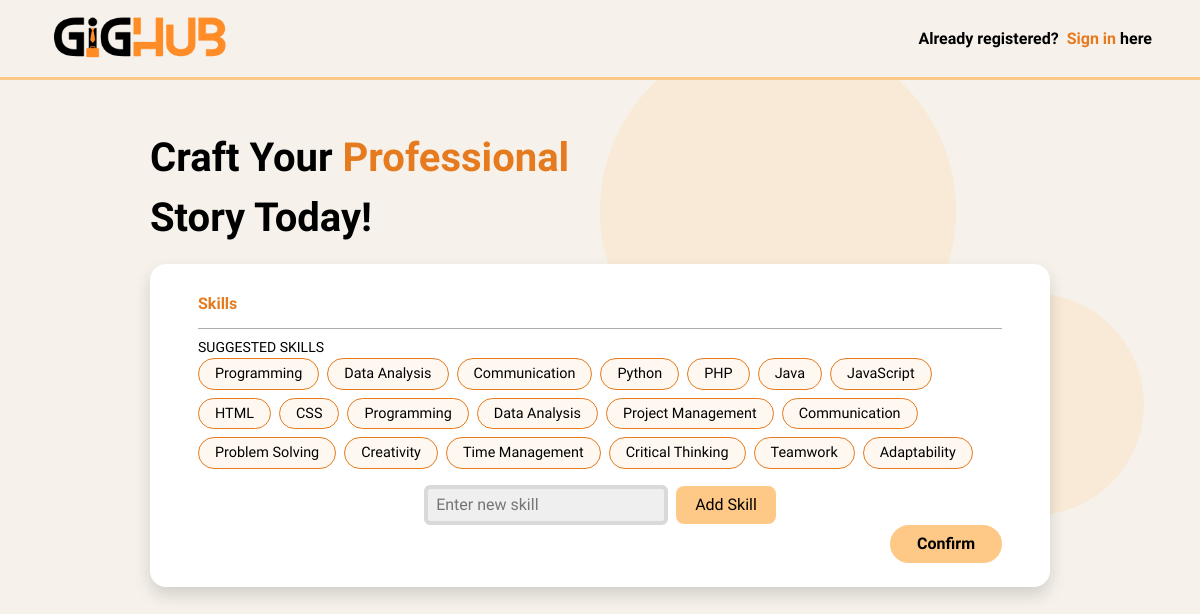
/register_skills/ (signed in), run on an earlier commit of the app's database.
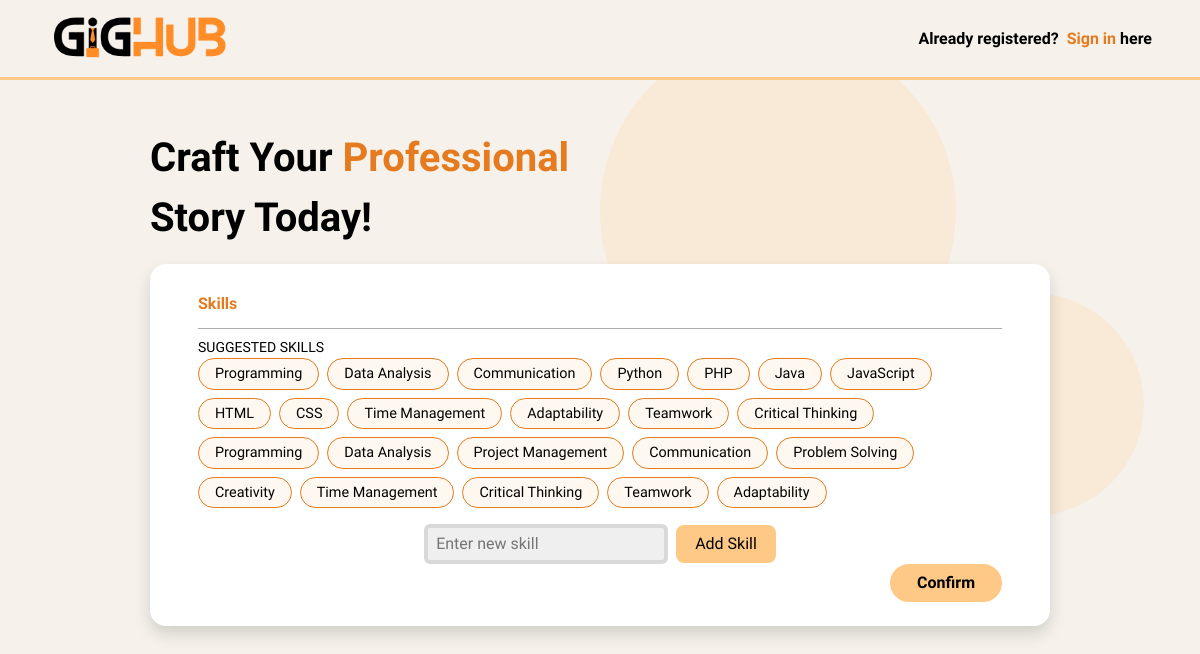
And on a later commit of the database.
### GigHub/models.py (models this page shows)
class Skills(models.Model):
    name = models.CharField(max_length=255)
    def __str__(self) -> str:
        return f"{self.name}"

### GigHub/views.py (the view, shortened to what this page needs)
# urls.py: path('register_skills/', views.register_skills, name="register_skills"),
def register_skills(request):
    guest = checkAuth(request)
    if guest != True:
        return redirect(f"{guest}")
    if request.method == "GET":
        skills = list(Skills.objects.all())
        if len(skills) <= 20:
            template_skills = ['Programming','Data Analysis','Project Management', 'Communication','Problem Solving',
                               'Creativity','Time Management','Critical Thinking','Teamwork','Adaptability']
            skills += template_skills
        else:
            skills = Skills.objects.annotate(profile_count=Count('profile')).order_by('-profile_count')[:20]
        return render(request, "register_work.html", {'Skills':skills})

### GigHub/utils.py (called while the page is built)
def checkAuth(request):
    if request.user.is_authenticated:
        return True
    else:
        'GigHub:index'

### GigHub/templates/register_work.html (shortened to what this page needs)
{% load static %}
<!DOCTYPE html>
<html lang="en">
  <head>
    <link
      href="https://cdn.jsdelivr.net/npm/bootstrap@5.3.2/dist/css/bootstrap.min.css"
      rel="stylesheet"
    />
    <link rel="stylesheet" href="{% static 'css/register_work.css' %}" />
  </head>
  <body>
    <header
      class="d-flex align-items-center justify-content-between position-fixed top-0"
    >
      <a href="{% url 'GigHub:index' %}" class="d-flex align-items-center">
        <img src="{{ '/media/site/header_logo.png' }}" alt="logo" />
      </a>
      <a
        href="{% url 'GigHub:login' %}"
        class="register-link text-decoration-none fw-bold"
      >
        <span>Already registered?</span>
        <span class="sign-up-link">&nbsp;Sign in&nbsp;</span
        ><span>here</span></a
      >
    </header>
    <content class="d-flex flex-column gap-3 align-items-center py-5">
      <div class="cta fw-bold w-75">
        Craft Your&nbsp;<span>Professional</span><br />Story Today!
      </div>
      <form
        id="regForm"
        action="{% url 'GigHub:register_skills' %}"
        class="rounded-4 shadow py-4 px-5 d-flex flex-column align-items-center"
        method="POST"
        enctype="multipart/form-data"
        onsubmit="return false"
      >
        <label for="skills" class="w-100 form_labels fw-bold mt-1"
          >Skills</label
        >
        <div type="text" id="skills" class="px-2 pt-1 pb-2 w-100 mb-2"></div>
        <small id="suggestedSkills" class="w-100">SUGGESTED SKILLS</small>
        <div class="d-flex flex-wrap gap-2 w-100 tags_list">
          {% for skill in Skills %}
          <div class="tags rounded-pill py-1 px-3">
            {{ skill }}
          </div>
          {% endfor %}
        </div>
        <div
          class="mt-3 d-flex gap-2 flex-wrap justify-content-center align-items-center"
        >
          <input
            type="text"
            id="newTagInput"
            placeholder="Enter new skill "
            class="rounded-2 px-2 py-1"
          />
          <a id="createTagBtn" class="px-3 py-1 rounded-3 text-decoration-none">
            Add Skill
          </a>
        </div>
        <a
          class="submit-form text-decoration-none rounded-pill px-4 py-1 fw-bold align-self-end"
        >
          Confirm
        </a>
      </form>
    </content>
  </body>
</html>

### GigHub/static/css/register_work.css (style rules this page uses)
:root { --topaz: #fec887; --isabelline: #f6f2eb; --lexend: "Lexend", sans-serif; --mango-tango: #e57b1e; --earth-yellow: #ecb067; --transition-1: ease-in-out all 0.3s; --black: #000; --white: #fff; --blue: #1213e5; --gainsboro: #d9d9d9; --white-smoke: #efefef; --dark-gray: #acacac; --gray: #808080; --red: #d73d3d; }
* { box-sizing: border-box; margin: 0; padding: 0; }
body { height: calc(100vh - 5rem); width: 100%; margin-top: 5rem; font-family: var(--lexend); -webkit-user-select: none; -moz-user-select: none; -ms-user-select: none; user-select: none; color: var(--black) !important; background-color: var(--isabelline); background-image: url(/assets/bg_body.png); background-size: cover; background-repeat: repeat-y; font-size: 1rem; }
header { height: 5rem; width: 100%; z-index: 1000; border-bottom: solid 3px var(--topaz) !important; padding: 0 3rem; background-color: var(--isabelline); }
header a { height: 100%; }
header a img { height: 80%; }
header .register-link { color: var(--black); transition: var(--transition-1); height: fit-content; }
header .register-link span.sign-up-link { color: var(--mango-tango); }
content .cta { font-size: 2.5rem; width: 50%; }
content .cta span { color: var(--mango-tango); }
content form { background-color: var(--white); width: 75%; min-width: 350px; }
.form_labels { color: var(--mango-tango); }
form .submit-form { color: var(--black); cursor: pointer; background-color: var(--topaz); border: solid 3px var(--topaz); transition: var(--transition-1); }
.tags { background-color: #fec88720; border: solid 1px var(--mango-tango); cursor: pointer; transition: var(--transition-1); font-size: 0.9rem; width: fit-content; display: flex; align-items: center; gap: 0.5rem; }
#skills { border-bottom: solid 1px var(--dark-gray); display: flex; gap: 0.5rem; flex-wrap: wrap; }
#createTagBtn { cursor: pointer; background-color: var(--topaz); border: var(--topaz) solid 3px; color: var(--black); transition: var(--transition-1); }
#newTagInput { outline: none; border: solid 4px var(--gainsboro); background-color: var(--white-smoke); font-size: 1rem; }

What changed in the data, as far as the page shows it:
added Skills: name "Time Management"
added Skills: name "Adaptability"
added Skills: name "Teamwork"
added Skills: name "Critical Thinking"
